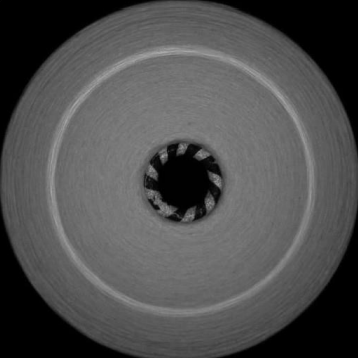
#> input picture input_bobins/pure/3.png, 358 x 358 px
$ python abrageDetectionHCT.py
#> lines starting #> are read from the running program, lines starting #| are printed output that depends on the picture; after the words box and inside, x2 and y2 are one past the last pixel; in counts of white or black regions, pixels touching at a corner belong together
import cv2 as cv
import numpy as np

img = cv.imread("../input_bobins/pure/3.png")
#> img is the input picture: shape (358, 358, 3); min 0, max 171, mean 78.4
'''
print('Original Dimensions : ', img.shape)
if img.shape[0] > 3000 or img.shape[1] > 3000:
    scale_percent = 10
elif img.shape[0] > 1500 or img.shape[1] > 1500:
    scale_percent = 20
else:
    scale_percent = 60
width = int(img.shape[1] * scale_percent / 100)
height = int(img.shape[0] * scale_percent / 100)
dim = (width, height)

img = cv.resize(img, dim, interpolation=cv.INTER_AREA)

print('Resized Dimensions : ', img.shape)
'''
cv.imshow("Image", img)
cv.waitKey(0)
cv.destroyAllWindows()

h, w, b = img.shape[:]
#> h = 358; w = 358; b = 3

img2 = img.copy()
img = cv.cvtColor(img, cv.COLOR_RGBA2GRAY)
#> img: shape (358, 358)
img = cv.GaussianBlur(img, (3, 3), 1.5)  # 9,9 ?
cv.imshow("gri ve blurlu img", img)
cv.waitKey(0)

circles = cv.HoughCircles(img, cv.HOUGH_GRADIENT, 1,  int(h), param1=40, param2=40, minRadius=int(h / 20),
                          maxRadius=int(h/2.3))
#> circles = [[181.5, 181.5, 127.6]]


if circles is not None:
    circles = np.round(circles[0, :]).astype("int")
#> circles = [[182, 182, 128]]
    for (x, y, r) in circles:
        cv.circle(img2, (x, y), r, (36, 255, 12), 3)
#> this loop made 1 pass
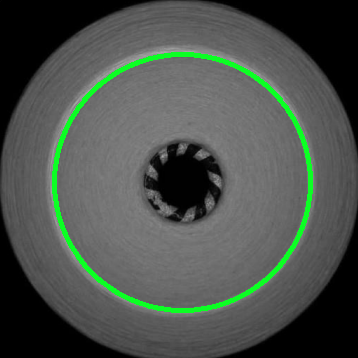
#> img2: shape (358, 358, 3); 3.15% of pixels changed, all inside (x1, y1, x2, y2) = (52, 52, 313, 313)

cv.imshow("img", img2)
cv.waitKey(0)
cv.imwrite("sonuc-1.png", img2)

$ run again, with input_bobins/pure/1.png copied over input_bobins/pure/3.png
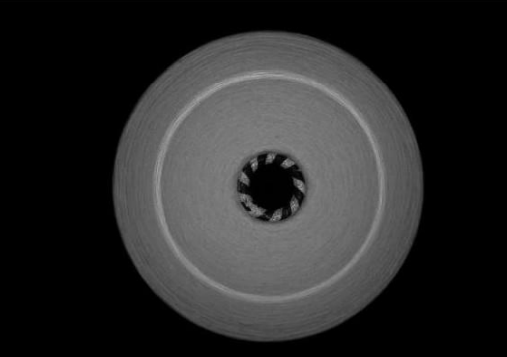
#> input picture input_bobins/pure/1.png, 507 x 357 px
#> img is the input picture: shape (357, 507, 3); min 0, max 168, mean 41.2
#> `circles = cv.HoughCircles(img, cv.HOUGH_GRADIENT, 1,  int(h), param1=4..`: circles = [[268.5, 185.5, 154.4]]
#> `circles = np.round(circles[0, :]).astype("int")`: circles = [[268, 186, 154]]
#> the loop `for (x, y, r) in circles:` made 1 pass
#> after the loop `for (x, y, r) in circles:`:
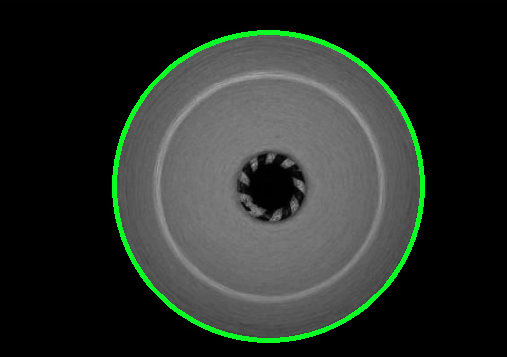
#> img2: shape (357, 507, 3); 2.64% of pixels changed, all inside (x1, y1, x2, y2) = (112, 30, 425, 343)
